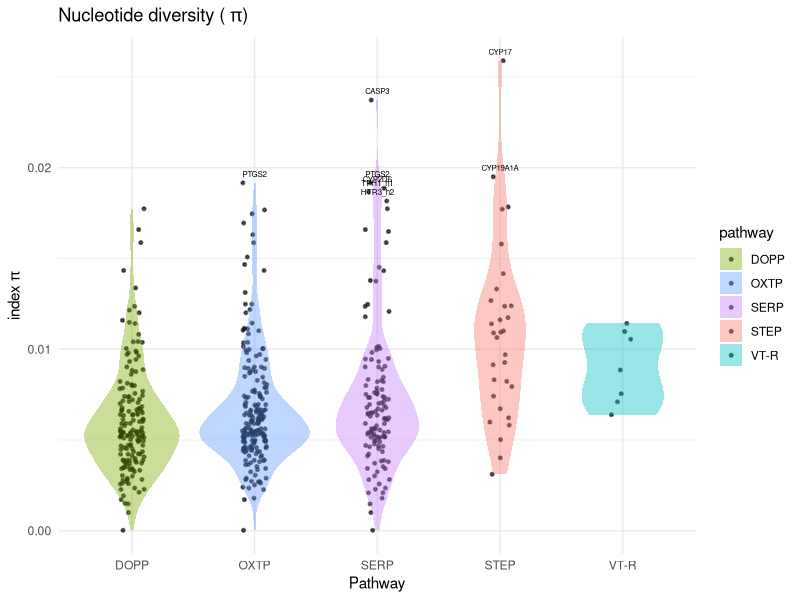
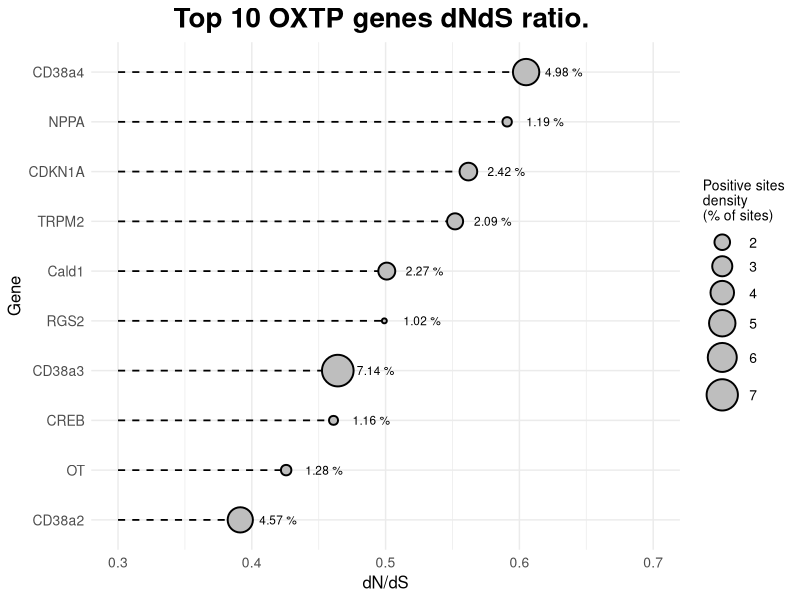
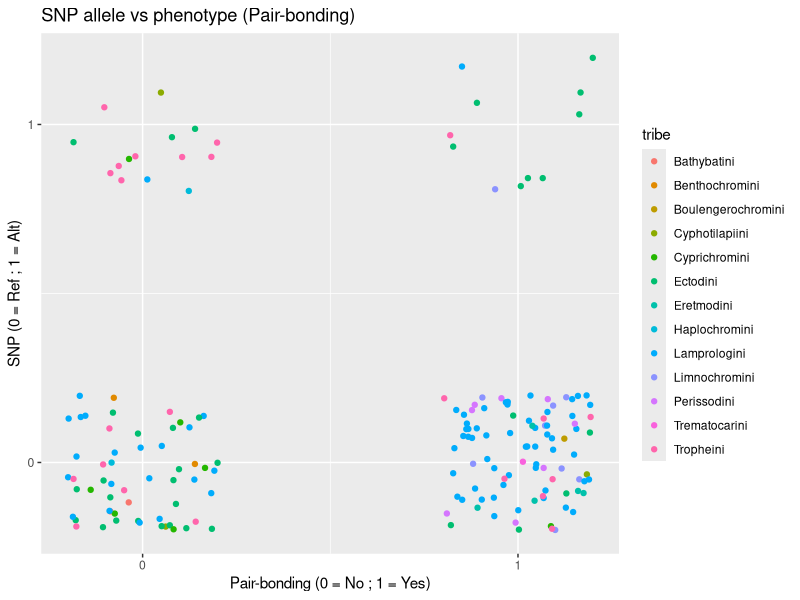
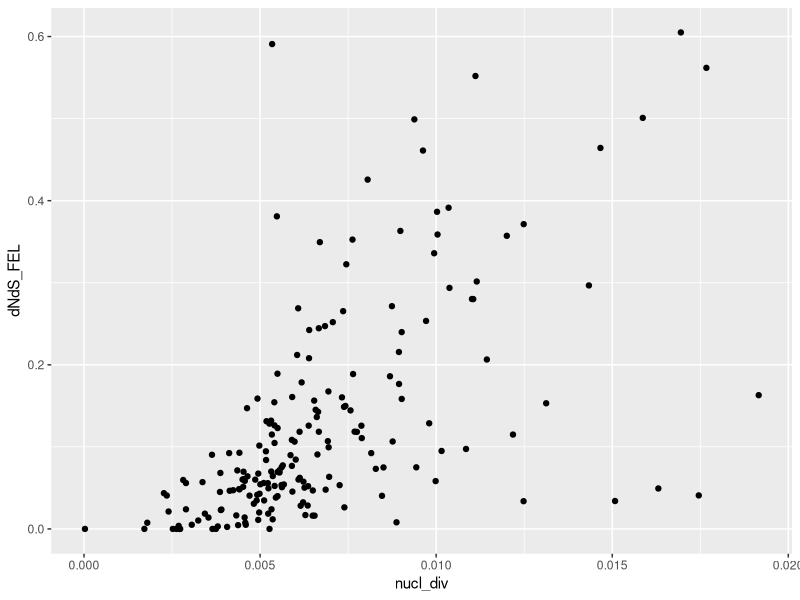

These charts were generated, in order, by the following R code:
## ---- chunk 1
knitr::opts_chunk$set(echo = TRUE)
## ---- chunk 2
pathways <- read.table(file = "datasets/dataset_overview_pathways.txt", sep = "\t", header = T, stringsAsFactors = T)
## ---- chunk 3
str(pathways)
## ---- chunk 4
summary(pathways)
## ---- chunk 5
library("ggplot2", verbose = F)
library("dplyr", verbose = F)
# Load data
pathgen <- read.csv("datasets/dataset_overview_genes.txt", sep = "\t", header = T)
# Select column to plot
colnames(pathgen)
column_pl <- "nucl_div"
# Group by pathway
pg_by_pway <- group_by(pathgen, pathway)
# Remove NAs for the column of interest
pg_na <- pg_by_pway[!(is.na(paste("dfg$", column_pl, sep = ""))), ]
# Violin plot variable
colors_pways <- c("STEP" = "#F8766D", "DOPP" = "#7CAE00", "VT-R" = "#00BFC4", "SERP" = "#C77CFF", "OXTP" = "#619CFF") # Assign a color to each pathway
plot_pi <- ggplot(pg_na, aes(x=pathway, y=nucl_div, fill=pathway)) +
  geom_point(aes(color=pathway), position=position_jitter(width=0.1), size=0.5, alpha=0.6, stroke = 0.9, color = "black") +
  scale_fill_manual(values = colors_pways, ) +
  scale_color_manual(values = colors_pways) +
  geom_violin(alpha = 0.4, color = "transparent")+
  geom_text(data = subset(pg_na, nucl_div > 0.018), aes(label = gene), vjust = -1, size = 2) + # Label filter points
  theme_minimal()+
  labs(x="Pathway", y="index"~pi*"")+
  ggtitle("Nucleotide diversity ("~pi*")")
# Display plot
plot_pi
# Summary statistics of each pathway
by(pg_na$nucl_div, pg_na$pathway, summary)
## ---- chunk 6
library("ggplot2", verbose = F)
library("dplyr", verbose = F)
df_top10 <- read.csv("datasets/oxtp_FEL_dNdS.txt", header = T, sep = "\t")
#Rename columns and select the ones required
colnames(df_top10) <- c("gene", "dNdS", "pos_sites", "total_sites", "site_density")
df_top10_f <-df_top10[1:10,]
df_top10_f <- select(df_top10_f, c(gene, dNdS, site_density))
df_top10_f$site_density <- round(df_top10_f$site_density, round(2)) # Round to 2 decimals

#Order by w value
df_s <- df_top10_f[order(df_top10_f$dNdS, decreasing = T), ]
gene_order = c(df_s$gene)
df_top10_f$gene <- factor(df_top10_f$gene, levels = rev(gene_order))

#Plot
dNdS_top10 <- ggplot(df_top10_f, aes(x = gene, y = dNdS)) +
  geom_segment(aes(x = gene, xend = gene, y = 0.3, yend = dNdS), linetype=2, color = "black", linewidth = 0.6) +
  geom_point(aes(size = site_density), fill = "gray", color = "black", shape = 21, alpha = 1, stroke = 1) +
  geom_text(aes(label = paste(site_density, " %", sep = "")), size = 3, color = "black", hjust = -0.5) +
  scale_size(range = c(1, 10)) +
  labs(title = "Top 10 OXTP genes dNdS ratio. ",
       x = "Gene",
       y = "dN/dS",
       size = "Positive sites\ndensity\n(% of sites)") +
  ylim(0.3, 0.7) +
  theme_minimal() +
  theme(plot.title = element_text(hjust = 0.5, size = 20, face = "bold"),
        axis.title = element_text(size = 12),
        axis.text = element_text(size = 10),
        legend.title = element_text(size = 10),
        legend.text = element_text(size = 10)) + 
  coord_flip()

dNdS_top10
# Summary
summary(df_top10_f)
## ---- chunk 7
library("ggplot2", verbose = F)
library("dplyr", verbose = F)

df <- read.csv("datasets/EGFR_19907494_PB_BT.txt", sep = "\t")
df2 <- read.csv("datasets/spp-tribe.txt", sep = "\t")

colnames(df) <- c("spp", "PB", "SNP")

# Merge the 2 data frames to link species and tribes
df_final <- inner_join(df, df2, by="spp")

#Plot
SNP_vs_PB <- ggplot(df_final, aes(x = PB, y = SNP, color = tribe)) +
  geom_point(position=position_jitter(width=0.2, height = 0.2)) +
  scale_x_continuous(breaks = c(0, 1), limits = c(-0.2, 1.2)) +
  scale_y_continuous(breaks = c(0, 1), limits = c(-0.2, 1.2)) +
  labs(title = "SNP allele vs phenotype (Pair-bonding)",
       x = "Pair-bonding (0 = No ; 1 = Yes)",
       y = "SNP (0 = Ref ; 1 = Alt)")

SNP_vs_PB
## ---- chunk 8
library("ggplot2", verbose = F)
library("dplyr", verbose = F)
# Load data
dataset <- read.csv("datasets/dataset_overview_genes.txt", sep = "\t", header = T)
# Select pathway
df_oxtp <- dataset[dataset$pathway == "OXTP",]
# Plot
ggplot(df_oxtp, aes(x=nucl_div, y=dNdS_FEL)) +
  geom_point()
## ---- chunk 9
# Corelation
oxtp_cor <- cor.test(df_oxtp$nucl_div, df_oxtp$dNdS_FEL, method = 'spearman')
print(oxtp_cor)

# Corelation test for the other pathways (all individually)
df_dopp <- dataset[dataset$pathway == "DOPP",]
df_serp <- dataset[dataset$pathway == "SERP",]
df_step <- dataset[dataset$pathway == "STEP",]
df_vtr <- dataset[dataset$pathway == "VT-R",]

dopp_cor <- cor.test(df_dopp$nucl_div, df_dopp$dNdS_FEL, method = 'spearman')
serp_cor <- cor.test(df_serp$nucl_div, df_serp$dNdS_FEL, method = 'spearman')
step_cor <- cor.test(df_step$nucl_div, df_step$dNdS_FEL, method = 'spearman')
vtr_cor <- cor.test(df_vtr$nucl_div, df_vtr$dNdS_FEL, method = 'spearman')

print(dopp_cor)
print(serp_cor)
print(step_cor)
print(vtr_cor)
